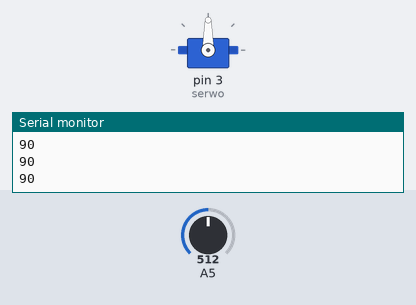
Bench run of a sketch on a simulated Arduino Uno, built with avr-gcc and run on an emulated ATmega328P. Shown: servo, the last lines printed to the serial monitor. Inputs (shaded band) come from the test bench; at power-on: A5 = 512.

Above: at 1.2 s.
1.3 s: A5 set to 716
At 2.5 s:
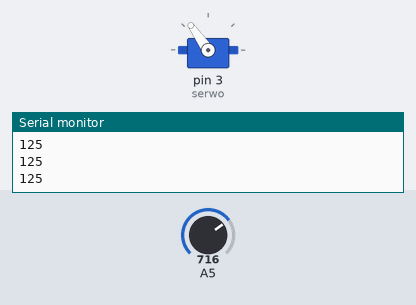
2.8 s: A5 set to 900
At 4.0 s:
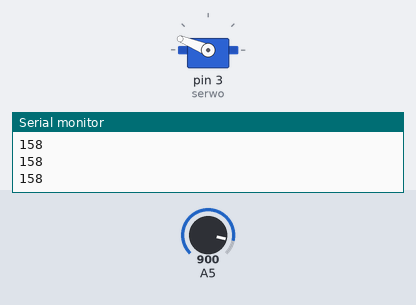
4.3 s: A5 set to 1023
At 4.9 s:
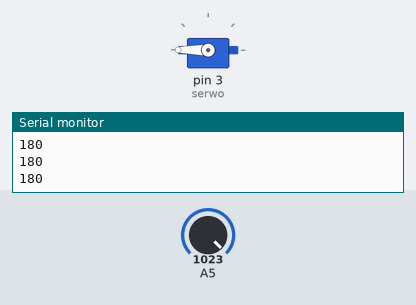
5.8 s: A5 set to 306
At 6.4 s:
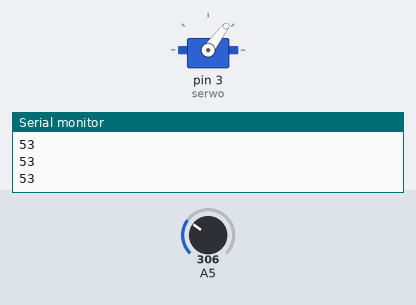
7.3 s: A5 set to 122
At 7.7 s:
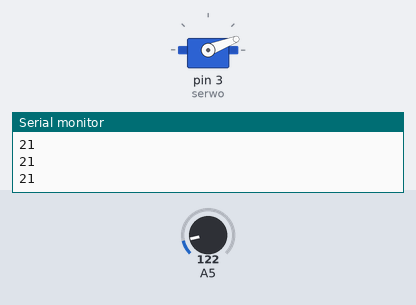
8.8 s: A5 set to 0
At 9.6 s:
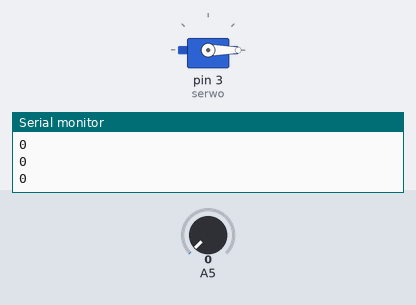
Timing chart, 0 to 11.3 s (numbered marks = the images above; inputs shaded):
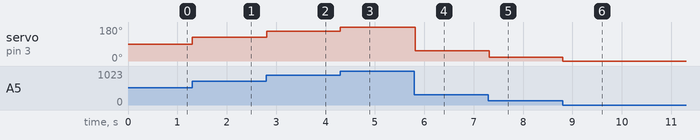

The sketch:

serwo_sterowane_potencjometrem.ino
```cpp
#include <Servo.h>  //biblioteka do obslugi serwa
int odczyt;
Servo serwo;

void setup() {
  Serial.begin(9600);
  serwo.attach(3); //serwo na pinie 3
}

void loop() {
  odczyt = analogRead(A5);
  odczyt = map(odczyt, 0, 1023, 0, 180); // przeskaluj z 0-1023 do 0-180
  Serial.println(odczyt);
  serwo.write(odczyt);
  delay(20);
}
```

Measured:
- after the input at 1.3 s, servo on pin 3 (serwo): 90° → 125° at once
- after the input at 2.8 s, servo on pin 3 (serwo): 125° → 158° at once
- after the input at 4.3 s, servo on pin 3 (serwo): 158° → 180° at once
- after the input at 5.8 s, servo on pin 3 (serwo): 180° → 53° at once
- after the input at 7.3 s, servo on pin 3 (serwo): 53° → 21° at once
- after the input at 8.8 s, servo on pin 3 (serwo): 21° → 0° at once
